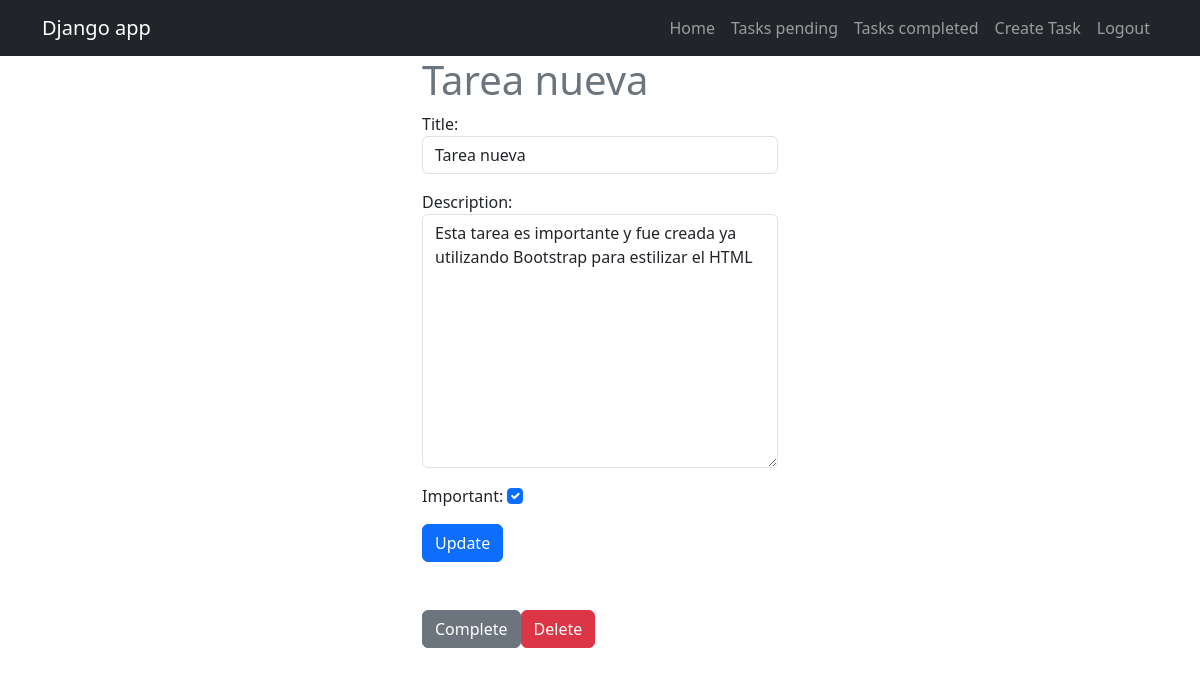
Page /tasks/10/ (signed in) on the committed database.
### tasks/models.py (models this page shows, shortened)
class Task(models.Model):
    title = models.CharField(max_length=200)
    description = models.TextField(blank=True)
    created = models.DateTimeField(auto_now_add=True)
    dateCompleted = models.DateTimeField(null=True, blank=True)
    important = models.BooleanField(default=False)
    user = models.ForeignKey(User, on_delete=models.CASCADE)

### tasks/views.py (the view, shortened to what this page needs)
# urls.py: path("tasks/<int:taskId>/", views.taskDetail, name="taskDetail"),
@login_required
def taskDetail(request, taskId):
    if request.method == 'GET':
        task = get_object_or_404(Task, pk=taskId, user=request.user) # * pk -> primary key
        form = TaskForm(instance=task)
        return render(request, 'task_detail.html', {
            'task' : task,
            'form' : form,
        })

### tasks/forms.py
class TaskForm(forms.ModelForm):
    class Meta:
        model = Task
        fields = [
            'title',
            'description',
            'important',
        ]
        widgets = {
            'title' : forms.TextInput(attrs={'class' : 'form-control', 'placeholder' : 'Write a title'}),
            'description' : forms.Textarea(attrs={'class' : 'form-control', 'placeholder' : 'Write a description'}),
            'important' : forms.CheckboxInput(attrs={'class' : 'form-check-input'}),
        }

### tasks/templates/task_detail.html (shortened to what this page needs)
{% extends 'base.html' %}
{% block content %}
    <main class="container">
        <div class="row">
            <div class="col-md-4 offset-md-4">
                <h1 class="text-secondary">{{ task.title }}</h1>
                <form method="POST">
                    {{ form.as_p }}
                    <button class="btn btn-primary">
                        Update
                    </button>
                </form>
                <div class="mt-5 d-flex">
                    <form method="POST" action="{% url 'completeTask' task.id %}">
                        <button class="btn btn-secondary">
                            Complete
                        </button>
                    </form>
                    <form method="POST" action="{% url 'deleteTask' task.id %}">
                        <button class="btn btn-danger">
                            Delete
                        </button>
                    </form>
                </div>
            </div>
        </div>
    </main>
{% endblock %}

### rows in the picture
Task: title "Tarea nueva", description "Esta tarea es importante y fue creada ya utilizando Bootstrap para estilizar el HTML", important "☑"
